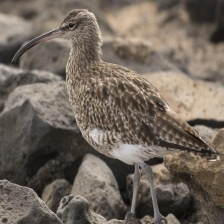
#> input picture TUBES klp18/tanpa pre-processing/datasets/WHIMBREL/001.jpg, 224 x 224 px; its folder holds only this picture in this run
$ jupyter execute --allow-errors tubesKlp18.ipynb
#> lines starting #> are read from the running program, lines starting #| are printed output that depends on the picture
[cell 1]
import numpy as np
import pandas as pd
import matplotlib.pyplot as plt
import cv2
import os
import math

Code di atas ini digunakan untuk meng-import beberapa library python yaitu:

numpy (np): Pustaka ini menyediakan dukungan untuk operasi numerik dan manipulasi array multidimensi. Dalam konteks ini, kemungkinan digunakan untuk operasi matematika, pemrosesan gambar, dan manipulasi data.

pandas (pd): Pustaka ini menyediakan struktur data dan alat analisis data yang efisien. Dalam kode ini, mungkin digunakan untuk membaca, memanipulasi, dan menganalisis data tabular dalam format dataframe.

matplotlib.pyplot (plt): Pustaka ini digunakan untuk membuat visualisasi grafik dan plot. Dalam kode ini, mungkin digunakan untuk menampilkan gambar atau grafik terkait analisis data.

cv2: Pustaka ini adalah OpenCV (Open Source Computer Vision Library) yang menyediakan alat dan fungsi untuk pengolahan gambar dan komputer visi. Dalam kode ini, mungkin digunakan untuk membaca, memanipulasi, dan memproses gambar.

os: Modul ini menyediakan fungsi-fungsi untuk berinteraksi dengan sistem operasi, seperti mengakses file dan direktori. Dalam kode ini, mungkin digunakan untuk melakukan operasi pada file atau direktori, seperti membaca nama file atau mengatur jalur file.

math: Modul ini menyediakan fungsi matematika dasar. Dalam kode ini, mungkin digunakan untuk operasi matematika seperti logaritma atau perhitungan lainnya.

# IMPORT PATH

[cell 2]
dataset_dir = "datasets/"

images = []
labels = []
names = []
count1= count2 = count3= 0

for sub_folder in os.listdir(dataset_dir):
    sub_folder_files = os.listdir(os.path.join(dataset_dir, sub_folder))
    for i, filename in enumerate(sub_folder_files):
        img = cv2.imread(os.path.join(dataset_dir, sub_folder, filename))
#> img is the input picture: shape (224, 224, 3); mean B, G, R 92.8, 103.4, 113.7

        if(sub_folder=='WHIMBREL'):
            if(count1<100):
                images.append(img)
                labels.append(sub_folder)
                names.append(filename)
                count1+=1
        elif(sub_folder=='WRENTIT'):
            if(count2<100):
                images.append(img)
                labels.append(sub_folder)
                names.append(filename)
                count2+=1
        elif(sub_folder=='ZEBRA DOVE'):
            if(count3<100):
                images.append(img)
                labels.append(sub_folder)
                names.append(filename)
                count3+=1

images = np.array(images)
labels = np.array(labels)
names = np.array(names)

Cod di atas ini digunakan untuk melakukan pengolahan dataset untuk memuat gambar-gambar burung dari direktori "datasets/". Berikut adalah penjelasan singkatnya:

dataset_dir = "datasets/": Variabel dataset_dir menyimpan direktori tempat dataset berada.

images, labels, dan names: Variabel ini digunakan untuk menyimpan gambar, label, dan nama file gambar yang akan digunakan dalam dataset.

count1, count2, count3: Variabel ini digunakan untuk menghitung jumlah gambar yang telah dimasukkan untuk setiap jenis burung. Ini dibutuhkan untuk membatasi jumlah gambar yang dimuat sesuai dengan batas tertentu.

Melakukan iterasi pada setiap sub-folder dalam dataset_dir menggunakan os.listdir(dataset_dir).

Untuk setiap sub-folder, gambar-gambar dalam sub-folder tersebut diambil menggunakan os.listdir(os.path.join(dataset_dir, sub_folder)) dan diberi label sesuai dengan nama sub-folder.

Setiap gambar yang telah dimuat dan diberi label akan ditambahkan ke dalam images, labels, dan names sesuai dengan jenis burungnya. Jumlah gambar untuk setiap jenis burung dibatasi menggunakan variabel count1, count2, dan count3.

Setelah selesai memuat gambar-gambar burung, images, labels, dan names diubah menjadi array NumPy menggunakan np.array() untuk mempermudah pemrosesan lebih lanjut.

#> (a cell that did not finish here is left out)

Code di atas ini digunakan untuk menampilkan gambar dengan menggunakan Matplotlib. Pada kasus ini, gambar yang ditampilkan adalah gambar yang berada pada indeks ke-15 dalam array images.

Fungsi plt.imshow() digunakan untuk menampilkan gambar dalam bentuk matriks piksel. Gambar yang ditampilkan akan muncul dalam jendela pop-up atau output grafik, tergantung pada lingkungan pemrograman yang digunakan.

Perintah ini akan menampilkan gambar burung yang ada pada indeks ke-15 dalam array images menggunakan Matplotlib.

# GLCM

[cell 4]
def derajat0 (images):

    #mencari nilai terbesar atau tertinggi dari piksel image
    max = np.max(images)

    #membuat array kosong yang nantinya digunakan untuk menampung hasil concurence dari image
    imgsTmp = np.zeros([max+1,max+1])

    #looping agar dapat mengolah semua piksel pada gambar
    for i in range (len(images)): #looping untuk kolom
        for j in range(len(images[i])-1): #looping untuk baris

            #menentukan matrik concurence
            #dimana derajat0 berarti pengambilan nilai piksel kekanan dari piksel asal
            #misalkan jika piksel[0,0] = 1 dan piksel[0,1]=3(dikanannnya piksel[0,0]), maka
            #concurence[1,3] akan ditambah 1 dan seterusnya
            imgsTmp[images[i,j],images[i,j+1]] +=1

    #mentranpos array hasil concurence
    transpos = np.transpose(imgsTmp)

    #menjumlahkan array transpos dengan concurence
    data = imgsTmp+transpos

    #membuat var yang nantinya digunakan untuk menyimpan hasil penjumlahan
    tmp = 0

    #normalisasi
    for i in range (len(data)):
        for j in range(len(data)):
            #menambahkan semua piksel pada var data
            tmp+=data[i,j]

    for i in range(len(data)):
        for j in range(len(data)):
            #membagi data dengan hasil penambahan tadi
            data[i,j]/=tmp

    #mengembalikan var data
    return data

Code di atas ini merupakan Fungsi derajat0 digunakan untuk menghitung matriks concurrence berdasarkan derajat 0 dari piksel-piksel dalam gambar. Concurrence adalah ukuran statistik yang menggambarkan hubungan antara intensitas piksel-piksel yang berdekatan dalam gambar. Prosesnya melibatkan penghitungan frekuensi kemunculan pasangan piksel dengan derajat 0, di mana piksel kedua berada di sebelah kanan piksel pertama.

Dengan menggunakan fungsi derajat0, kita dapat mengukur hubungan spasial antara piksel-piksel dalam gambar dan menggunakannya sebagai fitur untuk analisis atau pemodelan lebih lanjut.

[cell 5]
def derajat45 (images):

    #mencari nilai terbesar atau tertinggi dari piksel image
    max = np.max(images)

    #membuat array kosong yang nantinya digunakan untuk menampung hasil concurence dari image
    imagesTmp=np.zeros([max+1,max+1])

    #looping agar dapat mengolah semua piksel pada gambar
    for i in range (len (images)-1):
        for j in range (len (images[i])-1):
            imagesTmp[images[i+1,j],images[i,j+1]] += 1

    #mentranpos array hasil concurence
    transpos= np.transpose(imagesTmp)

    #menjumlahkan array transpos dengan concurence
    data= imagesTmp+transpos

    #membuat var yang nantinya digunakan untuk menyimpan hasil penjumlahan
    tmp=0

    #normalisasi
    for i in range (len(data)):
        for j in range (len(data)):
            #menambahkan semua piksel pada var data
            tmp+=data[i,j]

    for i in range (len (data)):
        for j in range (len (data)):
            #membagi data dengan hasil penambahan tadi
            data[i,j]/=tmp
    #mengembalikan var data
    return data

Code di atas ini merupakan Fungsi derajat45 digunakan untuk menghitung matriks concurrence berdasarkan derajat 45 dari piksel-piksel dalam gambar. Pada derajat 45, pasangan piksel dihitung berdasarkan hubungan antara piksel saat ini dengan piksel diagonal kanan bawahnya.

Fungsi derajat45 dapat digunakan untuk menganalisis hubungan spasial antara piksel-piksel dalam gambar dengan derajat 45 dan menghasilkan fitur yang dapat digunakan dalam analisis atau pemodelan lebih lanjut.

[cell 6]
def derajat90 (images):

    #mencari nilai terbesar atau tertinggi dari piksel image
    max = np.max(images)

    #membuat array kosong yang nantinya digunakan untuk menampung hasil concurence dari image
    imagesTmp=np.zeros([max+1,max+1])

    #looping agar dapat mengolah semua piksel pada gambar
    for i in range (len (images)-1):
        for j in range (len (images[i])):
            imagesTmp[images[i+1,j],images[i,j]] += 1

    #mentranpos array hasil concurence
    transpos= np.transpose(imagesTmp)

    #menjumlahkan array transpos dengan concurence
    data= imagesTmp+transpos

    #membuat var yang nantinya digunakan untuk menyimpan hasil penjumlahan
    tmp=0

    #normalisasi
    for i in range (len(data)):
        for j in range (len(data)):
            #menambahkan semua piksel pada var data
            tmp+=data[i,j]

    for i in range (len (data)):
        for j in range (len (data)):
            #membagi data dengan hasil penambahan tadi
            data[i,j]/=tmp
    #mengembalikan var data
    return data

Code di atas ini merupakan Fungsi derajat90 digunakan untuk menghitung matriks concurrence berdasarkan derajat 90 dari piksel-piksel dalam gambar. Pada derajat 90, pasangan piksel dihitung berdasarkan hubungan antara piksel saat ini dengan piksel di atasnya dalam kolom yang sama.

Fungsi derajat90 dapat digunakan untuk menganalisis hubungan spasial antara piksel-piksel dalam gambar dengan derajat 90 dan menghasilkan fitur yang dapat digunakan dalam analisis atau pemodelan lebih lanjut.

[cell 7]
def derajat135 (images):

    #mencari nilai terbesar atau tertinggi dari piksel image
    max = np.max(images)

    #membuat array kosong yang nantinya digunakan untuk menampung hasil concurence dari image
    imagesTmp=np.zeros([max+1,max+1])

    #looping agar dapat mengolah semua piksel pada gambar
    for i in range (len (images)-1):
        for j in range (len (images[i])-1):
            imagesTmp[images[i,j],images[i+1,j+1]] += 1

    #mentranpos array hasil concurence
    transpos= np.transpose(imagesTmp)

    #menjumlahkan array transpos dengan concurence
    data= imagesTmp+transpos

    #membuat var yang nantinya digunakan untuk menyimpan hasil penjumlahan
    tmp=0

    #normalisasi
    for i in range (len(data)):
        for j in range (len(data)):
            #menambahkan semua piksel pada var data
            tmp+=data[i,j]

    for i in range (len (data)):
        for j in range (len (data)):
            #membagi data dengan hasil penambahan tadi
            data[i,j]/=tmp
    #mengembalikan var data
    return data

Code di atas ini merupakan Fungsi derajat135 digunakan untuk menghitung matriks concurrence berdasarkan derajat 135 dari piksel-piksel dalam gambar. Pada derajat 135, pasangan piksel dihitung berdasarkan hubungan antara piksel saat ini dengan piksel di diagonal kanan bawahnya.

Fungsi derajat135 dapat digunakan untuk menganalisis hubungan spasial antara piksel-piksel dalam gambar dengan derajat 135 dan menghasilkan fitur yang dapat digunakan dalam analisis atau pemodelan lebih lanjut.

[cell 8]
def dissimilarity(data):
    simpan = 0 #membuat var simpan yang nantinya digunakan untuk menyimpan hasil
    for i in range (len(data)):
        for j in range(len(data)):

            #rumus : p(x,y)+|i-j|
            simpan+= data[i,j]+abs(i-j)
    #mengembalikan nilai var simpan
    return simpan

Code di atas ini merupakan Fungsi dissimilarity digunakan untuk menghitung nilai dissimilarity dari matriks concurrence. Dissimilarity mengukur perbedaan atau ketidaksamaan antara pasangan piksel dalam gambar.

[cell 9]
def ASM(data):
    simpan = 0 #membuat var simpan yang nantinya digunakan untuk menyimpan hasil
    for i in range (len(data)):
        for j in range(len(data)):

            #rumus : p(x,y)^2
            simpan+= pow(data[i,j],2)
    #mengembalikan nilai var simpan
    return simpan

Code di atas ini merupakan Fungsi ASM digunakan untuk menghitung Angular Second Moment (ASM) dari matriks concurrence yang diberikan. ASM mengukur kehalusan atau keteraturan tekstur dalam gambar.

[cell 10]
def contrast(data):
    simpan = 0 #membuat var simpan yang nantinya digunakan untuk menyimpan hasil
    for i in range (len(data)):
        for j in range(len(data)):

            #rumus : p(x,y)+(i-j)^2
            simpan+= data[i,j]+pow(i-j,2)
    #mengembalikan nilai var simpan
    return simpan

Code di atas ini merupakan Fungsi contrast digunakan untuk menghitung kontras dari matriks concurrence yang diberikan. Kontras mengukur perbedaan intensitas antara piksel-piksel dalam gambar.

[cell 11]
def entropi(data):
    simpan = 0 #membuat var simpan yang nantinya digunakan untuk menyimpan hasil
    for i in range(len(data)):
        for j in range(len(data)):
            if data[i,j] > 0:
                #rumus : -(p(x,y)*log^2(i-j)
                simpan+= -(data[i,j] * math.log2(data[i,j]))
    #mengembalikan nilai var simpan
    return simpan

Code di atas ini merupakan Fungsi entropi digunakan untuk menghitung nilai Entropi dari matriks concurrence yang diberikan. Entropi menggambarkan tingkat ketidakpastian atau kompleksitas distribusi intensitas dalam gambar.

[cell 12]
def energy(data):
    simpan = 0 #membuat var simpan yang nantinya digunakan untuk menyimpan hasil
    for i in range (len(data)):
        for j in range(len(data)):
            #rumus : sqrt(p(x,y)^2) atau sqrt(ASM)
            simpan+=pow(data[i,j],2)
    #mengembalikan nilai var simpan
    return simpan

Code di atas ini merupakan Fungsi energy digunakan untuk menghitung nilai Energy dari matriks concurrence yang diberikan. Energy merupakan ukuran dari jumlah energi atau kekuatan tekstur dalam gambar.

[cell 13]
def homogenitas(data):
    simpan = 0 #membuat var simpan yang nantinya digunakan untuk menyimpan hasil
    for i in range (len(data)):
        for j in range(len(data)):
            #rumus : p(x,y)/1+(i-j)^2
            simpan+=data[i,j]/(1+pow((i-j),2))
    #mengembalikan nilai var simpan
    return simpan

Code di atas ini merupakan Fungsi homogenitas digunakan untuk menghitung nilai Homogeneity dari matriks concurrence yang diberikan. Homogeneity menggambarkan sejauh mana distribusi intensitas tekstur yang seragam dalam gambar.

[cell 14]
def correlation(data,mI,mJ,tI,tJ):
    simpan = 0 #membuat var simpan yang nantinya digunakan untuk menyimpan hasil
    for i in range (len(data)):
        for j in range(len(data)):
            simpan+=((i-mI)*(j-mJ)*data[i,j])/(tI*tJ)
    #mengembalikan nilai var simpan
    return simpan

Code di atas ini merupakan Fungsi correlation digunakan untuk menghitung nilai Correlation dari matriks concurrence yang diberikan. Correlation menggambarkan sejauh mana hubungan linier antara intensitas tekstur dalam gambar.

[cell 15]
def meanI(data):
    simpan = 0 #membuat var simpan yang nantinya digunakan untuk menyimpan hasil
    for i in range (len(data)):
        for j in range(len(data)):
            simpan+= i * data[i,j]
    #mengembalikan nilai var simpan
    return simpan

Code di atas ini merupakan Fungsi meanI digunakan untuk menghitung nilai mean intensitas (meanI) dari matriks concurrence yang diberikan.

[cell 16]
def meanJ(data):
    simpan = 0 #membuat var simpan yang nantinya digunakan untuk menyimpan hasil
    for i in range (len(data)):
        for j in range(len(data)):
            simpan+= j * data[i,j]
    #mengembalikan nilai var simpan
    return simpan

Code di atas ini merupakan Fungsi meanJ digunakan untuk menghitung nilai mean kolom (meanJ) dari matriks concurrence yang diberikan.

[cell 17]
def taoI(data,mI):
    simpan = 0 #membuat var simpan yang nantinya digunakan untuk menyimpan hasil
    for i in range (len(data)):
        for j in range(len(data)):
            simpan+= pow((i-mI),2)*data[i,j]

    #mengakarkan var simpan
    simpan = math.sqrt(simpan)
    #mengembalikan nilai var simpan
    return simpan

Code di atas ini merupakan Fungsi taoI digunakan untuk menghitung nilai taoI (standard deviation of intensity) dari matriks concurrence yang diberikan, berdasarkan nilai mean intensitas (mI).

[cell 18]
def taoJ(data,mJ):
    simpan = 0 #membuat var simpan yang nantinya digunakan untuk menyimpan hasil
    for i in range (len(data)):
        for j in range(len(data)):
            simpan+= pow((j-mJ),2)*data[i,j]
    #mengakarkan var simpan
    simpan = math.sqrt(simpan)
    #mengembalikan nilai var simpan
    return simpan

Code di atas ini merupakan Fungsi taoJ digunakan untuk menghitung nilai taoJ (standard deviation of j) dari matriks concurrence yang diberikan, berdasarkan nilai mean j (mJ).

[cell 19]
hasil = []
for i in range(len(images)):
    dat = []
    dat.append(derajat0 (images[i]))      #mencari piksel derajat0
    dat.append(derajat45 (images[i]))     #mencari piksel derajat45
    dat.append(derajat90 (images[i]))     #mencari piksel derajat90
    dat.append(derajat135 (images[i]))    #mencari piksel derajat135
    hasil.append(dat)
#> this loop made 2 passes
#> after the loop, hasil = 2 items

Code di atas merupakan sebuah loop yang mengiterasi setiap gambar dalam array images dan melakukan perhitungan untuk masing-masing gambar. Setiap gambar diproses menggunakan empat fungsi yang telah didefinisikan sebelumnya, yaitu derajat0, derajat45, derajat90, dan derajat135. Hasil dari setiap perhitungan disimpan dalam variabel hasil.

[cell 20]
frame = []
indeks = 0 #digunakan untuk menentukan indeks dari nama filenya
for i in hasil:
    save = []
    #untuk menginputkan nama dari file
    save.append(names[indeks])
    indeks+=1
    for j in i:

        #memanggil fungsi energy
        en = energy(j)
        #menginputkan kedalam var save
        save.append(en)

        #memanggil fungsi homogenitas
        hm = homogenitas(j)
        #menginputkan kedalam var save
        save.append(hm)

        #memanggil fungsi entropi
        ent = entropi(j)
        #menginputkan kedalam var save
        save.append(ent)

        #memanggil fungsi contrast
        con = contrast(j)
        #menginputkan kedalam var save
        save.append(con)

        #memanggil fungsi dissimilarity
        dis = dissimilarity(j)
        #menginputkan kedalam var save
        save.append(dis)

        #memanggil fungsi ASM
        asm = ASM(j)
        #menginputkan kedalam var save
        save.append(asm)

        mI = meanI(j)
        mJ = meanJ(j)
        tI = taoI(j,mI)
        tJ = taoJ(j,mJ)

        #memanggil fungsi correlation
        cor = correlation(j,mI,mJ,tI,tJ)
        #menginputkan kedalam var save
        save.append(cor)

    #menginputkan isi var save ke var frame
    frame.append(save)
#> this loop made 2 passes
#> indeks on passes 1 to 2: 1, 2
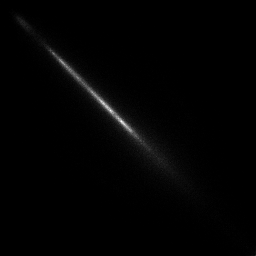
#> j: shape (256, 256) float64; min 0, max 0.00138, mean 1.53e-05; drawn with min black and max white
#> after the loop, frame = 2 items; indeks = 2

Code di atas merupakan sebuah loop yang mengiterasi setiap hasil perhitungan concurrence dari masing-masing gambar dalam variabel hasil. Loop tersebut akan menghitung beberapa fitur tekstur berdasarkan matriks concurrence dan menyimpan hasilnya dalam variabel frame.

[cell 21]
#membuat var yang nantinya digunakan sebagai header
headerPass = ['path','energi0','homogenitas0','entropy0','contras0','dissimilarity0','ASM0','correlation0'
           ,'energi45','homogenitas45','entropy45','contras45','dissimilarity45','ASM45','correlation45'
           ,'energi90','homogenitas90','entropy90','contras90','dissimilarity90','ASM90','correlation90'
           ,'energi135','homogenitas135','entropy135','contras135','dissimilarity135','ASM135','correlation135']
#menginputkan var frame sebagai isi dari tabel
df = pd.DataFrame(frame, columns=headerPass)
#> df = table of 2 rows and 29 columns

Code di atas digunakan untuk membuat header dan mengonversi hasil fitur tekstur dalam variabel frame menjadi sebuah tabel pandas. Variabel headerPass berisi daftar nama kolom yang akan digunakan sebagai header tabel. Selanjutnya, menggunakan pd.DataFrame, frame dijadikan isi dari tabel dengan kolom-kolom yang sesuai dengan headerPass. Hasilnya disimpan dalam variabel df, yang merupakan objek DataFrame pandas yang berisi tabel dengan fitur-fitur tekstur.

[cell 22]
#digunakan untuk mensave data menjadi file csv dengan nama Jurnalmodul8
df['labels'] = labels
df.to_csv('dataset1.csv', index=False)

Code di atas digunakan untuk menambahkan kolom 'labels' ke DataFrame df, yang berisi label-label dari data gambar. Kemudian, DataFrame tersebut disimpan ke dalam file CSV dengan nama 'dataset1.csv' menggunakan metode to_csv(). Parameter index=False digunakan untuk tidak menyertakan indeks dalam file CSV yang dihasilkan.

[cell 23]
df
#> Out = table of 2 rows and 30 columns
